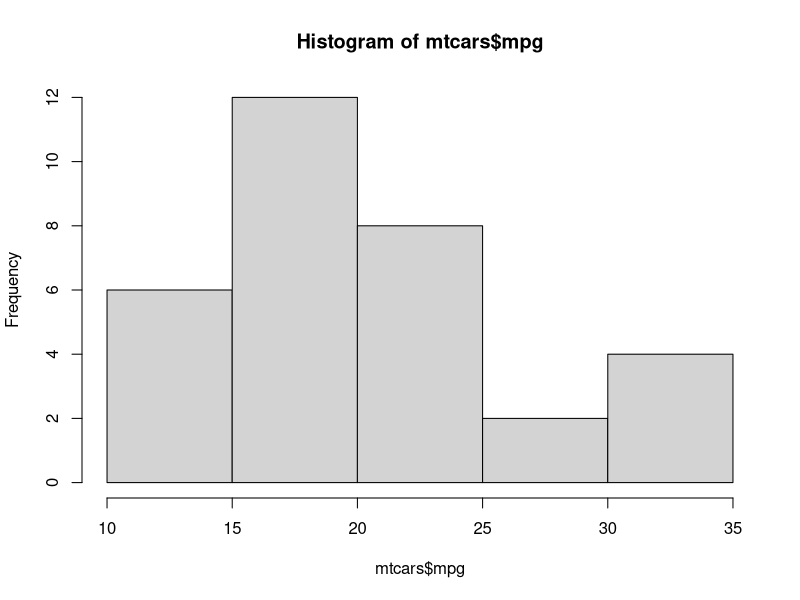
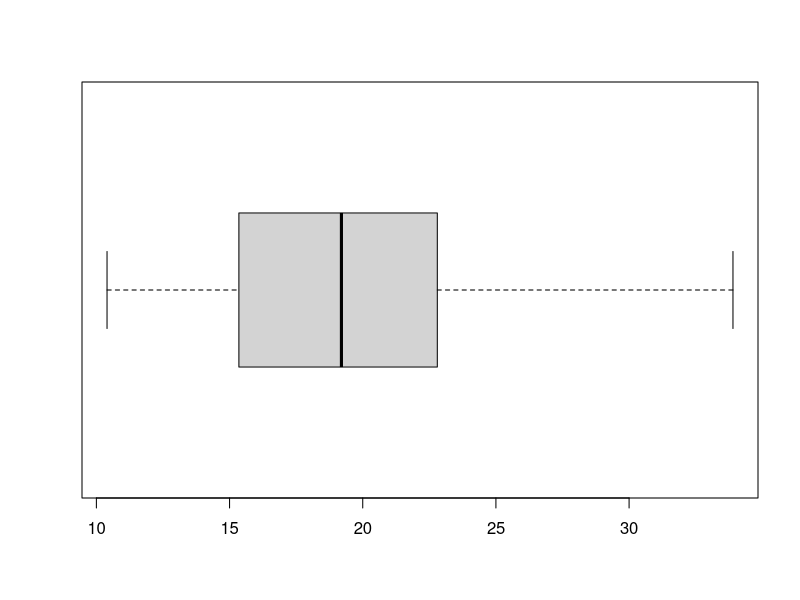
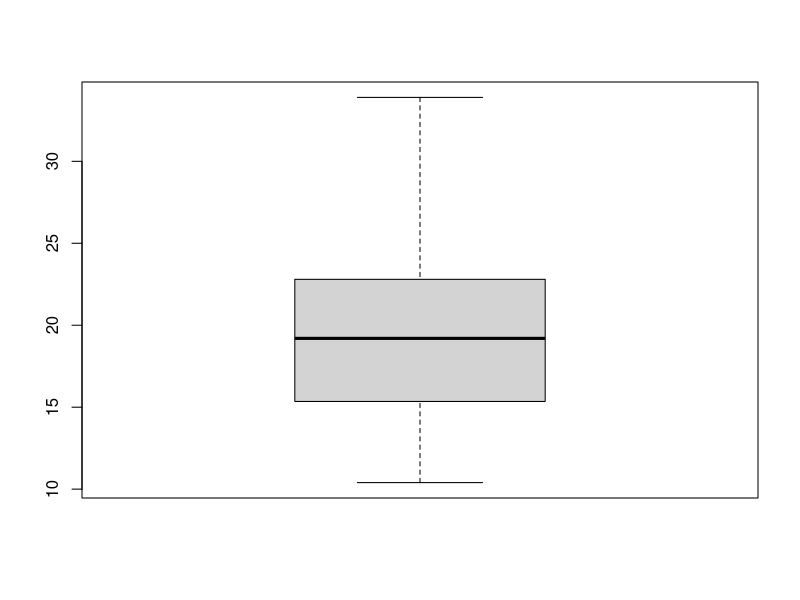
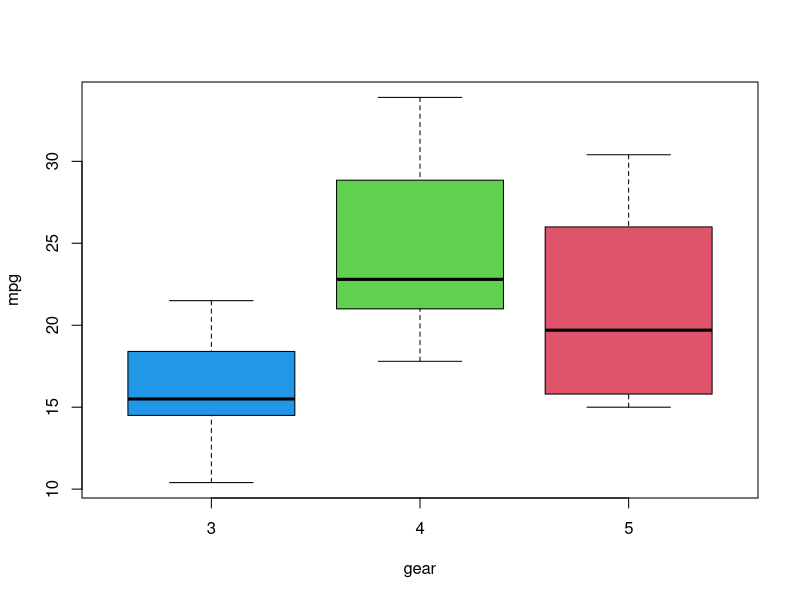
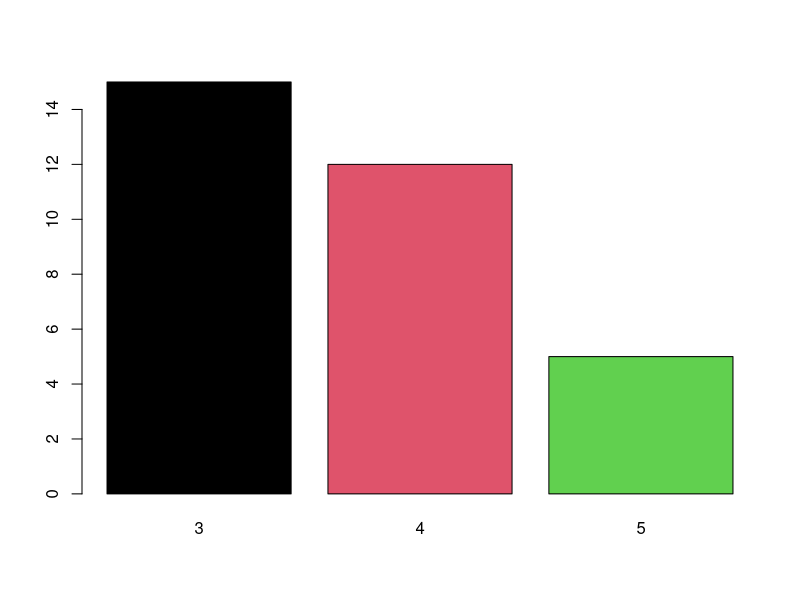
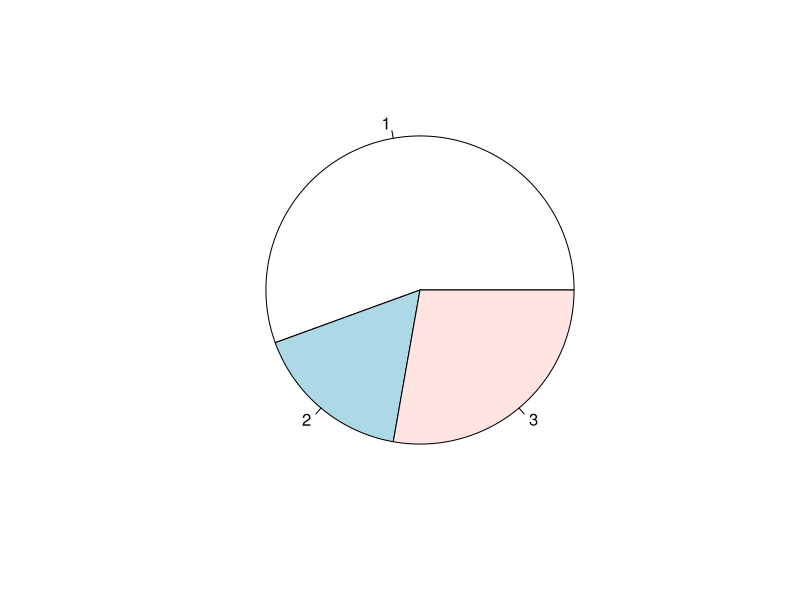

Source code (R) for these figures, in order: (Note: this script raises an error after producing the figures.)
#graphs

mtcars
names(mtcars)
table(mtcars$cyl)
table(mtcars$cyl,mtcars$am)
mtcars$mpg
#continous data _histogram ,box plot
hist(mtcars$mpg)
boxplot(mtcars$mpg , horizontal=T)
boxplot(mtcars$mpg)
boxplot(mpg~gear,data=mtcars,col=44:4)
t1=table(mtcars$gear)
t1
barplot(t1,col=1:3)
pie(c(10,3,5))
students
t2=table(students$college)
barplot(t2)
t3=table(students$gender)
t3
barplot(t3)
pie(t3)
